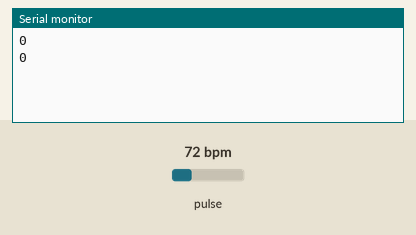
A sketch run on a simulated Arduino Uno, built with avr-gcc and run on an emulated ATmega328P. On the bench: the last lines printed to the serial monitor. Inputs (shaded band) come from the test bench; at power-on: pulse 72 bpm.

Above: at 1.8 s.
1.9 s: pulse set to 100 bpm
At 2.8 s:
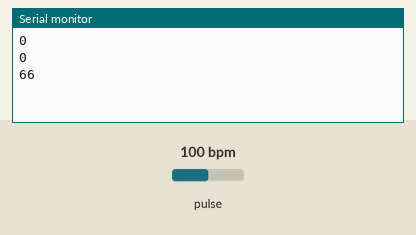
3.4 s: pulse set to 130 bpm
At 4.6 s:
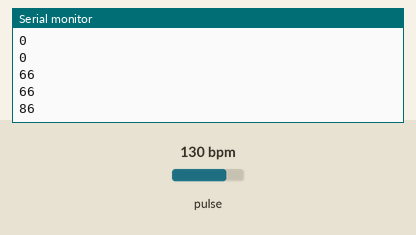
Timing chart, 0 to 6.4 s (numbered marks = the images above; inputs shaded):
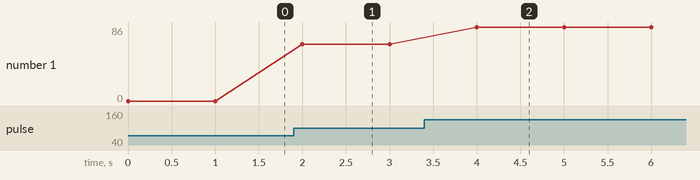

Measured:
- after the input at 1.9 s, the serial monitor: prints a new line after 0.10 s (image 1)
- after the input at 3.4 s, the serial monitor: prints a new line after 0.60 s (image 2)
- plotted number 1: 0 → 66 after the input at 1.9 s, 66 → 86 after the input at 3.4 s

The sketch:

HPreceiver.ino
```cpp
#define USE_ARDUINO_INTERRUPTS true    // Set-up low-level interrupts for most acurate BPM math.

#include <PulseSensorPlayground.h>     // Includes the PulseSensorPlayground Library.

#include "Arduino.h"

#include <SoftwareSerial.h>


//  Variables

const int PulseWire = 3;       // PulseSensor PURPLE WIRE connected to ANALOG PIN 0

int Threshold = 550;           // Determine which Signal to "count as a beat" and which to ignore.

                               // Use the "Gettting Started Project" to fine-tune Threshold Value beyond default setting.

                               // Otherwise leave the default "550" value.

PulseSensorPlayground pulseSensor;  // Creates an instance of the PulseSensorPlayground object called "pulseSensor"


void setup() {

  Serial.begin(9600);          // For Serial Monitor

  // Configure the PulseSensor object, by assigning our variables to it.

  pulseSensor.analogInput(PulseWire);

  pulseSensor.setThreshold(Threshold);

  // Double-check the "pulseSensor" object was created and "began" seeing a signal.

  pulseSensor.begin();

}


void loop() {

  int myBPM = pulseSensor.getBeatsPerMinute();  // Calls function on our pulseSensor object that returns BPM as an "int".
  int myBPM1 = myBPM/2;
  int myBPM2 = myBPM/1.5;

  if (myBPM <= 80) Serial.println("0");
  else if (myBPM >= 200) Serial.println(myBPM1);
  else if (150 < myBPM < 200) Serial.println(myBPM2);
  else Serial.println(myBPM);

  delay(1000);                    // considered best practice in a simple sketch.


}
```
